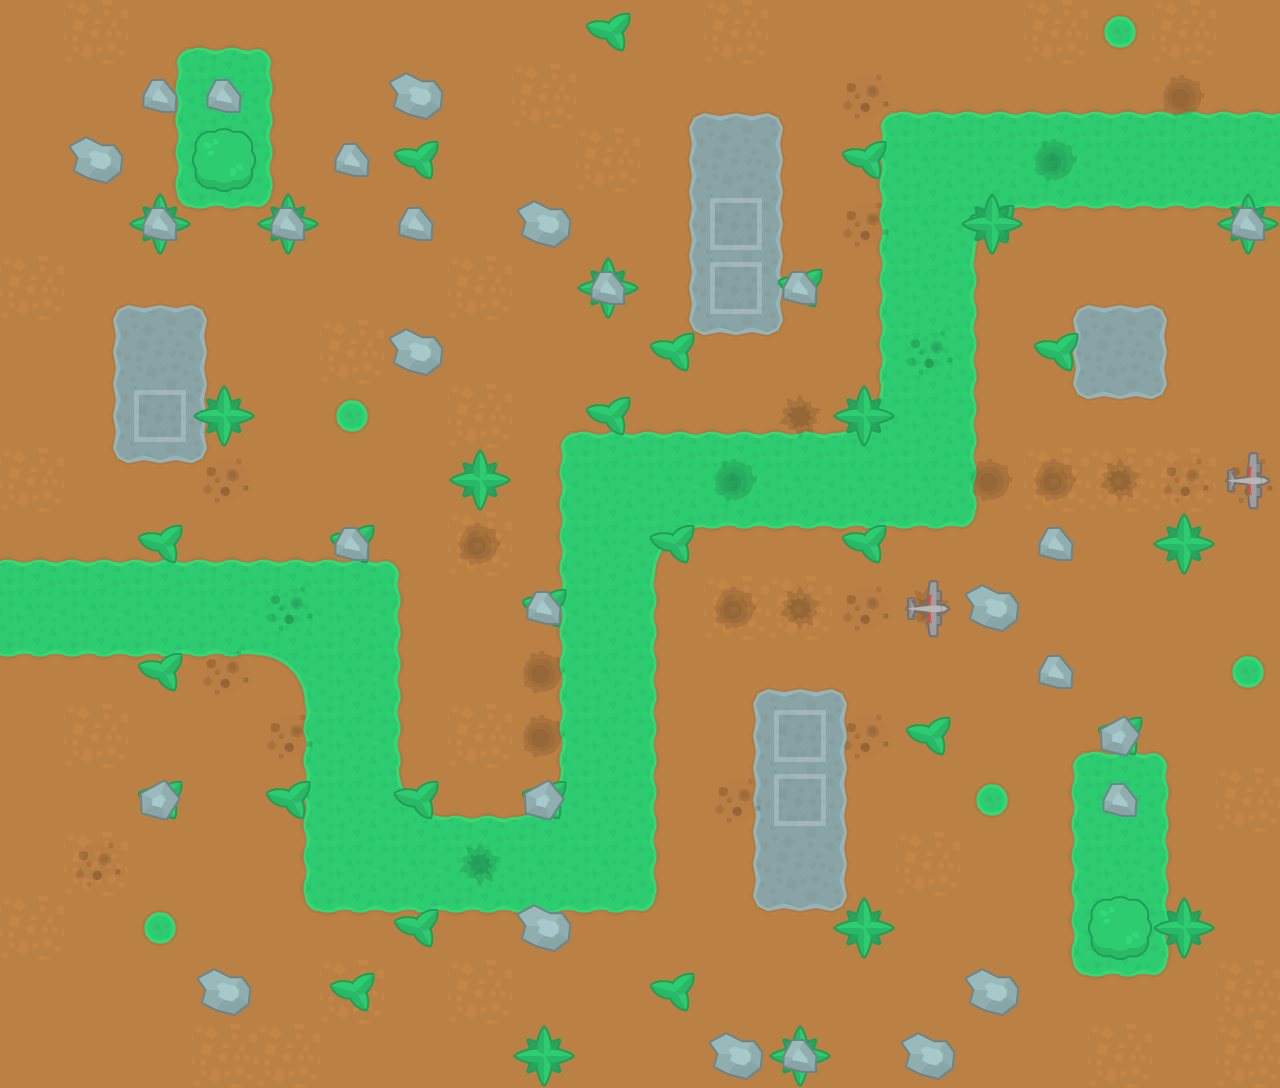

A 2D game scene composited from a Tiled map and its tileset images. What follows is a short description and the map's XML, with each tile layer's data collapsed to a summary:
An orthogonal 20x17 tile map with 64x64 px tiles, 3 tile layers (Tile Layer 1, Tile Layer 2, Tile Layer 3) and 14 objects.

<map version="1.0" orientation="orthogonal" renderorder="right-down" width="20" height="17" tilewidth="64" tileheight="64" nextobjectid="15">
 <properties>
  <property name="PLANE_SPAWN_RATE" type="int" value="5" />
  <property name="TANK_SPAWN_RATE" type="int" value="4" />
 </properties>
 <tileset firstgid="1" name="tilesheet" tilewidth="64" tileheight="64" tilecount="299" columns="23">
  <image source="tilesheet.png" width="1472" height="832" />
 </tileset>
 <layer name="Tile Layer 1" width="20" height="17">
  <data>[340 cells, 340 non-empty, 25 distinct tile ids]</data>
 </layer>
 <layer name="Tile Layer 2" width="20" height="17">
  <data>[340 cells, 81 non-empty, 8 distinct tile ids]</data>
 </layer>
 <layer name="Tile Layer 3" width="20" height="17">
  <data>[340 cells, 19 non-empty, 5 distinct tile ids]</data>
 </layer>
 <objectgroup name="Entity Path Layer">
  <object id="1" gid="273" x="0" y="640" width="64" height="64" />
  <object id="2" gid="273" x="320" y="640" width="64" height="64" />
  <object id="3" gid="273" x="320" y="896" width="64" height="64" />
  <object id="4" gid="273" x="576" y="896" width="64" height="64" />
  <object id="5" gid="273" x="576" y="512" width="64" height="64" />
  <object id="6" gid="273" x="896" y="512" width="64" height="64" />
  <object id="7" gid="273" x="896" y="192" width="64" height="64" />
  <object id="8" gid="273" x="1216" y="192" width="64" height="64" />
 </objectgroup>
 <objectgroup name="Building Placement Layer">
  <object id="9" gid="289" x="128" y="448" width="64" height="64" />
  <object id="10" gid="289" x="768" y="768" width="64" height="64" />
  <object id="11" gid="289" x="768" y="832" width="64" height="64" />
  <object id="12" gid="289" x="704" y="320" width="64" height="64" />
  <object id="13" gid="289" x="704" y="256" width="64" height="64" />
  <object id="14" gid="289" x="1088" y="384" width="64" height="64" />
 </objectgroup>
</map>
